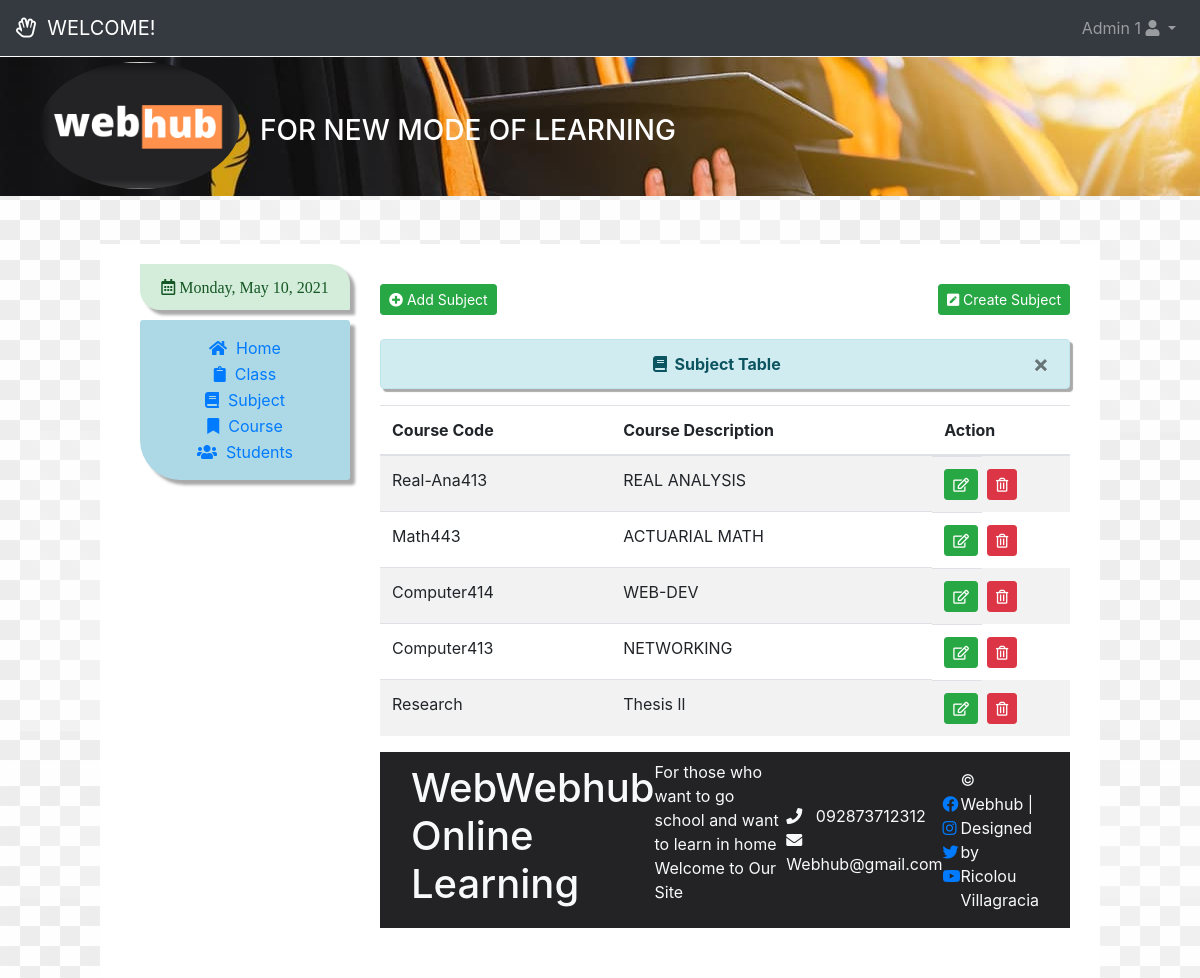
The page /teacher_subject.php (signed in) on the database its author committed.
### tables this page shows
CREATE TABLE `subject` (
  `subject_id` int(11) NOT NULL,
  `subject_code` varchar(20) NOT NULL,
  `subject_name` varchar(50) NOT NULL,
  `category` varchar(20) NOT NULL
);

### teacher_subject.php (the view, shortened to what this page needs)
<?php
    include"actions/connection.php";
    include"home/header.php";
    $session_aid=$_SESSION['aid'];
?>
 <?php
    $admin_query=mysqli_query($db,"select * from admin where aid='$session_aid'")or die(mysqli_error());
    $admin_row=  mysqli_fetch_array($admin_query);
    ?>
<nav class="mb-1 navbar navbar-expand-lg navbar-dark bg-dark">
  <a class="navbar-brand" href="#"><i class="far fa-hand-spock"></i>&nbsp;&nbsp;WELCOME!</a>
  <div class="collapse navbar-collapse" id="home">
    <ul class="navbar-nav ml-auto nav-flex-icons">
      <li class="nav-item dropdown">
        <a class="nav-link dropdown-toggle" id="shome" data-toggle="dropdown"
          aria-haspopup="true" aria-expanded="false"><?php echo $admin_row['aname'] . " " . $admin_row['aid']; ?>
          <i class="fas fa-user"></i>
        </a>
      </li>
    </ul>
  </div>
</nav>
<header class="header">
  <div class="container-fluid mt-3">
    <div class="container-fluid">
      <div class="row">
        <div class="col-lg-10">
          <a class="navbar-brand" href="#">
           <img src="assets/img/logo3.png" alt="Logo" class="rounded-circle" style="width: 200px;"></a>
            <h3 class="text-left" style="margin-top: -80px; margin-left: 220px; color: white;">FOR NEW MODE OF LEARNING</h3>
        </div>
      </div>
    </div>
  </div>
</header>
<div class="sidebar">
   <div class="container-fluid mt-5">
    <div class="container-fluid">
      <div class="row">
        <div class="col-lg-3">
          <div class="alert-index alert-success" id="alert">
                        <i class="far fa-calendar-alt" id="calendar">
                        <?php
                        $Today = date('y-m-d');
                        $new = date('l, F d, Y', strtotime($Today));
                        echo $new;
                        ?></i>
          </div>
          <ul class="col1">
            <li><a href="teacher_home.php"><i class="fas fa-home"></i>&nbsp;&nbsp;Home</a></li>
            <li><a href="teacher_class.php"><i class="fas fa-clipboard"></i>&nbsp;&nbsp;Class</a></li>
            <li><a href="teacher_subject.php"><i class="fas fa-book"></i>&nbsp;&nbsp;Subject</a></li>
            <li><a href="course.php"><i class="fas fa-bookmark"></i>&nbsp;&nbsp;Course</a></li>
            <li><a href="students.php"><i class="fas fa-users"></i>&nbsp;&nbsp;Students</a></li>
          </ul>
        </div>
            <div class="col-lg-9" id="col2">
                <a href="teacher_add_subject.php" class="btn btn-success btn-sm" id="close"><i class="fas fa-plus-circle"></i>&nbsp;Add Subject</a>&nbsp;&nbsp;
                <a href="teacher_create_subject.php" class="btn btn-success btn-sm" id="close" style="float: right;"><i class="fas fa-pen-square"></i>&nbsp;Create Subject</a>
                <br>
                <br>
                    <table cellpadding="0" cellspacing="0" border="0" class="table table-striped table-hover" id="#">
                        <div class="alert alert-info" id="pop">
                            <button type="button" class="close" data-dismiss="alert">&times;</button>
                            <strong><i class="fas fa-book"></i>&nbsp;&nbsp;Subject Table</strong>
                        </div>
                        <thead>
                            <tr>
                                <th>Course Code</th>
                                <th>Course Description</th>
                                <th>Action</th>
                            </tr>
                        </thead>
                        <tbody>
                            <?php
                            $query = mysqli_query($db,"select * from subject where subject_id  in (select subject_id from teacher_subject where aid='$session_aid')") or die(mysqli_error());
                            while ($row = mysqli_fetch_assoc($query)) {
                                $subject_id = $row['subject_id'];
                                ?>
                                <tr>
                                    <td><?php echo $row['subject_code']; ?></td>
                                    <td><?php echo $row['subject_name']; ?></td>
                            <td width="50" style="display: flex;">
                                <a rel="tooltip"  title="Update Subject" id="<?php echo $id; ?>" href="update_class.php?id=<?php echo $row['subject_id']?>" role="button" class="btn btn-success btn-sm"><i class="far fa-edit"></i></a>
                               &nbsp;&nbsp;<br>
                                <a rel="tooltip"  title="Delete Subject" id="<?php echo $subject_id;?>" href="#subject_id<?php echo $subject_id; ?>" role="button"  data-toggle="modal" class="btn btn-danger btn-sm"><i class="far fa-trash-alt"></i></a>
                            </td>
                            </tr>
                        <?php } ?>
                        </tbody>
                    </table>
    <?php
    include "home/footer.php";
  ?>

### assets/css/index.css (style rules this page uses)
* { box-sizing: border-box; }
.header { background: url(http://localhost/16/assets/img/4.jpg); padding: 0 0 40px 10px; margin-top: -15px; width: 100%; }
.sidebar { background: white; padding: 0 0 40px 10px; margin: 0 100px 0 100px; }
#alert { margin-top: 20px; margin-bottom: 10px; border-radius: 1px 20px; box-shadow: 5px 5px 3px #aaaaaa; text-align: center; }
#calendar { margin: 15px; }
.col1 { list-style-type: none; background: lightblue; margin-top: 10px; border-radius: 3px 3px 3px 40px; padding: 15px; box-shadow: 5px 5px 3px #aaaaaa; }
.col1 li { text-align: center; padding: 1px; }
.col1 i { -webkit-transition: 0.4s ease-out; -moz-transition: 0.4s ease-out; transition: 0.4s ease-out; }
#col2 { margin: 40px 0 10px 0; }
#pop { box-shadow: 3px 3px 1px #aaaaaa; text-align: center; }

### rows shown on the page
subject: subject_code "Real-Ana413", subject_name "REAL ANALYSIS"
subject: subject_code "Math443", subject_name "ACTUARIAL MATH"
subject: subject_code "Computer414", subject_name "WEB-DEV"
subject: subject_code "Computer413", subject_name "NETWORKING"
subject: subject_code "Research", subject_name "Thesis ll"

### other values the page prints
$admin_row['aname'] "Admin"
$admin_row['aid'] "1"
